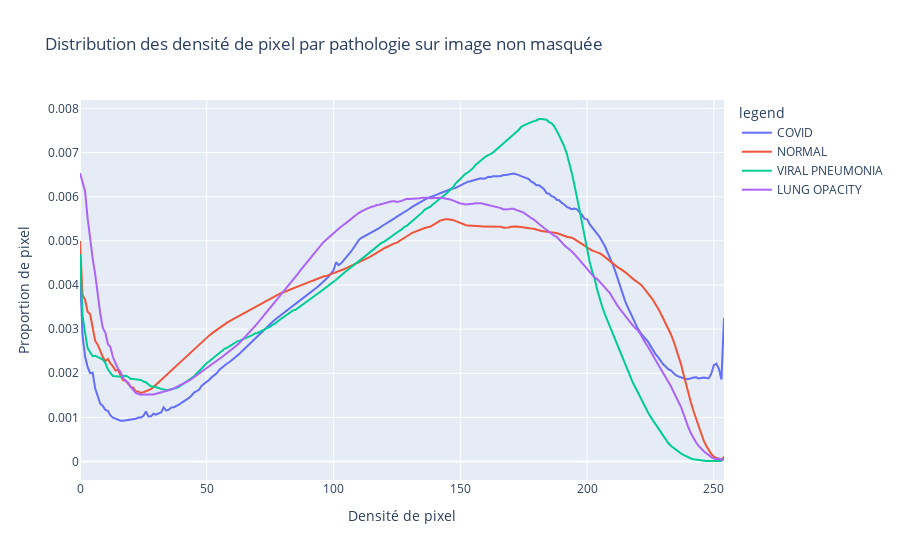

The notebook cell saved with this chart:
### Markdown cell above
### Distribution des densité de pixel entre 1 et 255 (sans les pixels noirs, beaucoup plus fréquents)

### Code cell
fig = go.Figure()
fig.add_trace(go.Scatter(x=np.arange(255),y=histograms_full_images['hist_COVID'][1:], name="COVID", line_shape='linear'))
fig.add_trace(go.Scatter(x=np.arange(255),y=histograms_full_images['hist_NORMAL'][1:], name="NORMAL", line_shape='linear'))
fig.add_trace(go.Scatter(x=np.arange(255),y=histograms_full_images['hist_VIRAL_PNEUMONIA'][1:], name="VIRAL PNEUMONIA", line_shape='linear'))
fig.add_trace(go.Scatter(x=np.arange(255),y=histograms_full_images['hist_LUNG_OPACITY'][1:], name="LUNG OPACITY", line_shape='linear'))
fig.update_layout(title = 'Distribution des densité de pixel par pathologie sur image non masquée', legend_title = 'legend', xaxis_title='Densité de pixel', yaxis_title='Proportion de pixel')

### Figure 1 — Plotly figure (JSON) as saved in the notebook; plotly's stock layout.template omitted (floating-point values rounded to 4 significant figures; data arrays with more than 128 entries replaced by an {"elided": "..."} marker saying what was removed)
{"data": [{"line": {"shape": "linear"}, "name": "COVID", "type": "scatter", "x": {"elided": "255 int values"}, "y": {"elided": "255 float values"}}, {"line": {"shape": "linear"}, "name": "NORMAL", "type": "scatter", "x": {"elided": "255 int values"}, "y": {"elided": "255 float values"}}, {"line": {"shape": "linear"}, "name": "VIRAL PNEUMONIA", "type": "scatter", "x": {"elided": "255 int values"}, "y": {"elided": "255 float values"}}, {"line": {"shape": "linear"}, "name": "LUNG OPACITY", "type": "scatter", "x": {"elided": "255 int values"}, "y": {"elided": "255 float values"}}], "layout": {"legend": {"title": {"text": "legend"}}, "title": {"text": "Distribution des densité de pixel par pathologie sur image non masquée"}, "xaxis": {"title": {"text": "Densité de pixel"}}, "yaxis": {"title": {"text": "Proportion de pixel"}}}}
